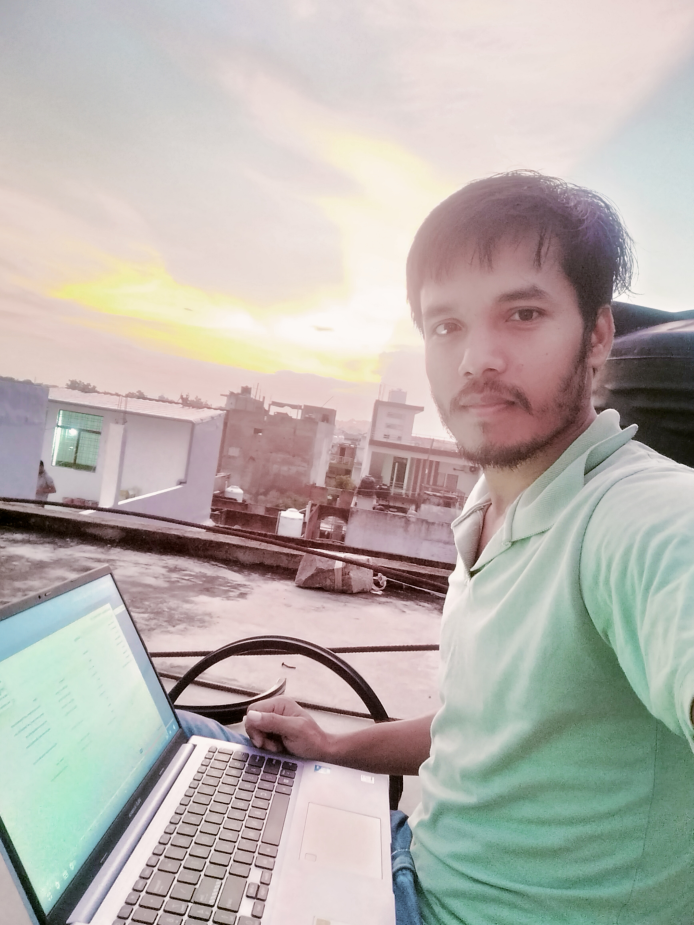
#> input picture small-image.jpg, 3468 x 4624 px (shown at 1/5 size)
$ jupyter execute --allow-errors 'blend two images of different size.ipynb'   (shell and % lines are left out)
#> lines starting #> are read from the running program, lines starting #| are printed output that depends on the picture
# blend two images of different of different size

[cell 1]
import cv2
import numpy as np
import matplotlib.pyplot as plt

[cell 2]
small_size = cv2.imread("small-image.jpg")
#> small_size is the input picture: shape (4624, 3468, 3); mean B, G, R 173.4, 178.5, 183.9
small_size = cv2.cvtColor(small_size,cv2.COLOR_BGR2RGB)
plt.imshow(small_size)

[cell 3]
small_size.shape
#> Out = (4624, 3468, 3)

[cell 4]
large_size = cv2.imread("larg-image.jpg")
#> (the rest of this cell did not finish here and is left out)

#> (a cell that did not finish here is left out)

[cell 6]
small_size.shape
#> Out = (4624, 3468, 3)

[cell 7]
x_offset = 5000 - 3468
y_offset = 5000 - 4624

#> (a cell that did not finish here is left out)

#> (a cell that did not finish here is left out)

[cell 10]
img2gray = cv2.cvtColor(small_size, cv2.COLOR_RGB2GRAY)
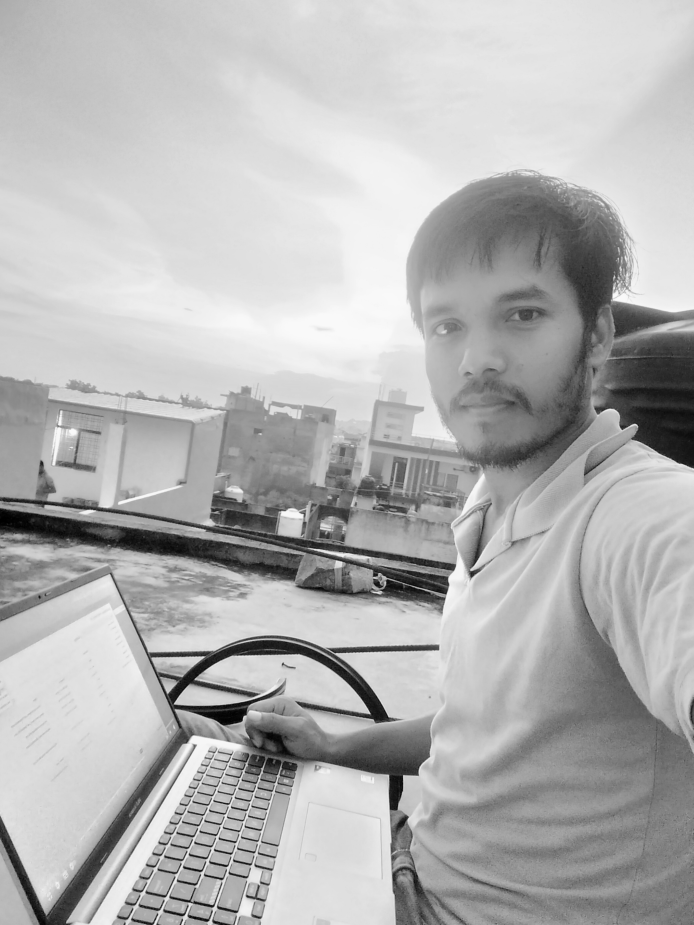
#> img2gray: shape (4624, 3468) (shown at 1/5 size); min 0, max 251, mean 179.5
plt.imshow(img2gray,cmap="gray")

[cell 11]
mask_inv = cv2.bitwise_not(img2gray)
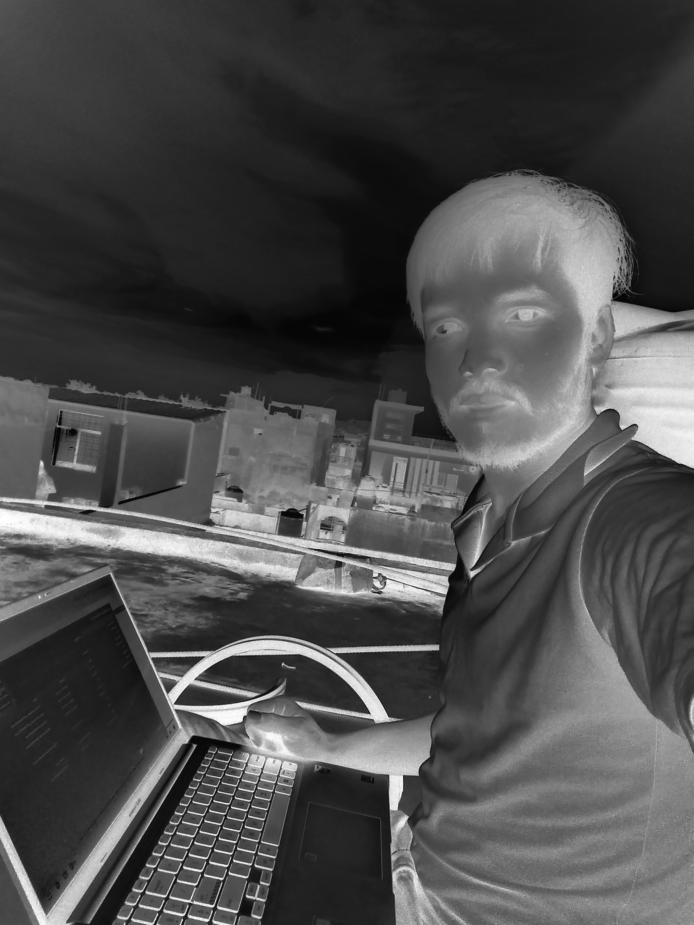
#> mask_inv: shape (4624, 3468) (shown at 1/5 size); min 4, max 255, mean 75.5
plt.imshow(mask_inv, cmap="gray")

[cell 12]
mask_inv.shape
#> Out = (4624, 3468)

[cell 13]
small_size.shape
#> Out = (4624, 3468, 3)

[cell 14]
small_size.shape
#> Out = (4624, 3468, 3)

[cell 15]
white_img = np.full(small_size.shape, 255, dtype=np.uint8)
white_img

[cell 16]
background = cv2.bitwise_or(white_img, white_img,mask=mask_inv)
#> background: shape (4624, 3468, 3); every value is 255
plt.imshow(background)

[cell 17]
background.shape
#> Out = (4624, 3468, 3)

[cell 18]
fg = cv2.bitwise_or(small_size, small_size, mask_inv)
fg.shape
